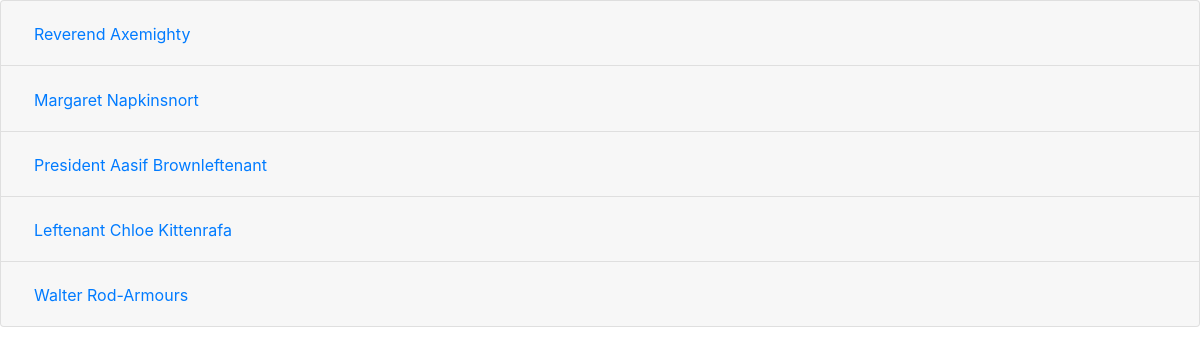
The app's page /swimming/groups/2/ with its own data.
### swimming/models.py (models this page shows)
class Group(models.Model):
    class Level(models.IntegerChoices):
        Pre_swim = 1, _('Pre_swim'),
        begginers = 2, _('begginers'),
        advanced = 3, _('advanced'),
        competative = 4, _('competative')
    class AgeGroup(models.IntegerChoices):
        five_to_seven = 1, _('5-7')
        eight_to_twelve = 2, _('8-12')
        thirteen_to_eighteen = 3, _('13-18')
        above_eighteen = 4, _('18+')
    name = models.CharField(max_length = 200)
    capacity = models.IntegerField(null = True)
    level = models.IntegerField(choices = Level.choices)
    age_group = models.IntegerField(choices = AgeGroup.choices)
    coach = models.ForeignKey(Coach, on_delete = models.PROTECT, related_name = "groups")
    def __str__(self):
        return self.name.title()

### swimming/views.py (the view)
# urls.py: path('groups/<int:coach_id>/', views.show_groups, name = "show_groups"),
def show_groups(request, coach_id):
    groups = get_list_or_404(Group, coach_id=coach_id)
    dataGroups = [(g, len(g.trainees.all())) for g in groups]
    return render(request, "swimming/groups.html", {
        "groups": dataGroups,
    })

### swimming/templates/swimming/groups.html (shortened to what this page needs)
{% load static %}
<!DOCTYPE html>
<html lang="en">
<head>
    <link rel="stylesheet"
          href="{% static "vendor/bootstrap/css/bootstrap.css" %}">
    <link rel="stylesheet" href="{% static 'css/style.css' %}">
</head>
<body>
<div class="accordion" id="accordionExample">
    {% for group in groups %}
        <div class="card">
            <div class="card-header" id="heading{{ group.0.id }}">
                <h2 class="mb-0">
                    <button class="btn btn-link" type="button" data-toggle="collapse" data-target="#collapse{{ group.0.id }}"
                            aria-expanded="true" aria-controls="collapse{{ group.0.id }}">
                        {{ group.0 }}
                    </button>
                </h2>
            </div>
        </div>
    {% endfor %}
</div>
</body>
</html>

### records on screen
Group: name "Reverend Axemighty"
Group: name "Margaret Napkinsnort"
Group: name "President Aasif Brownleftenant"
Group: name "Leftenant Chloe Kittenrafa"
Group: name "Walter Rod-Armours"
